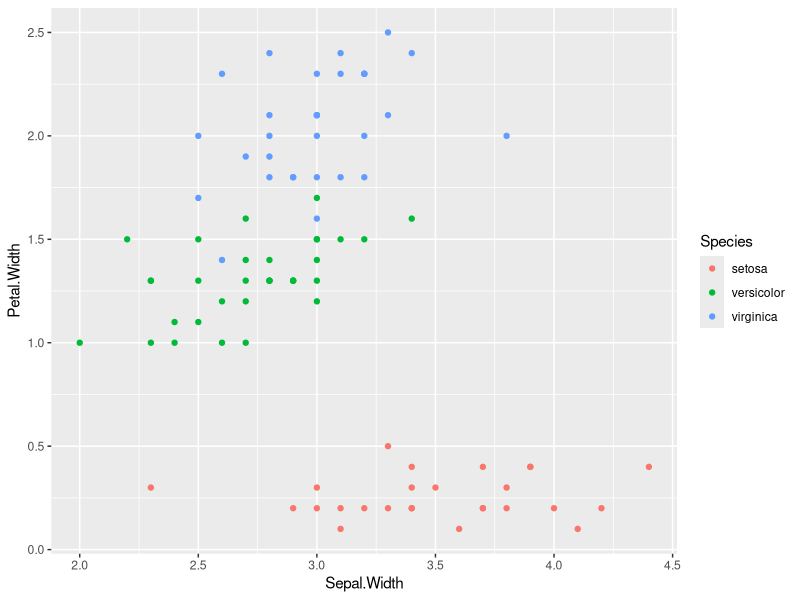
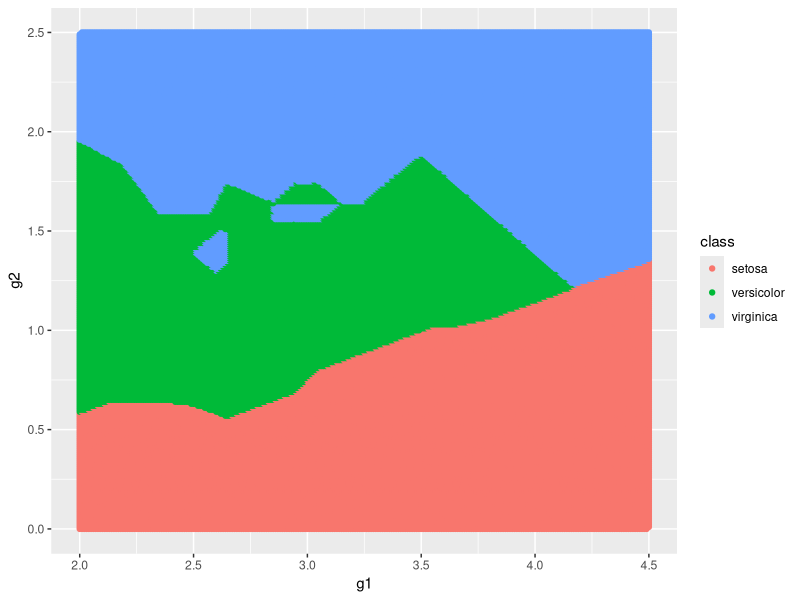
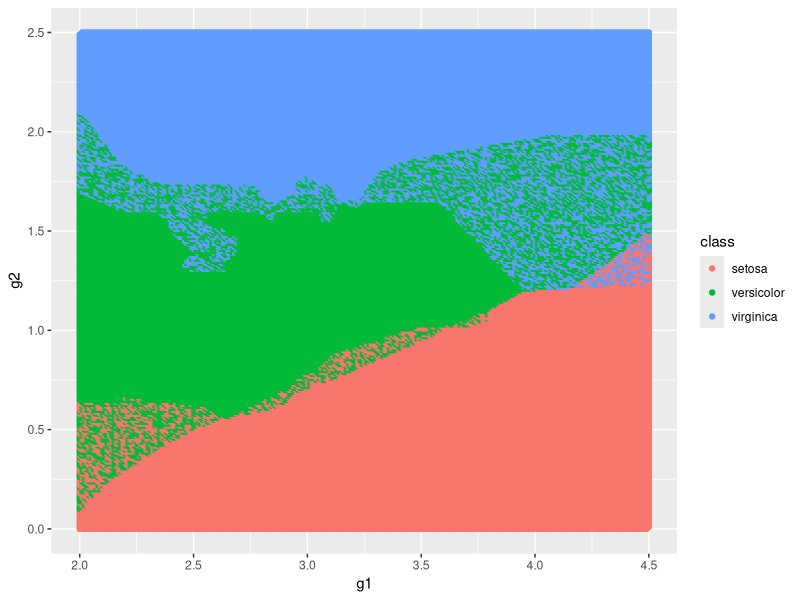
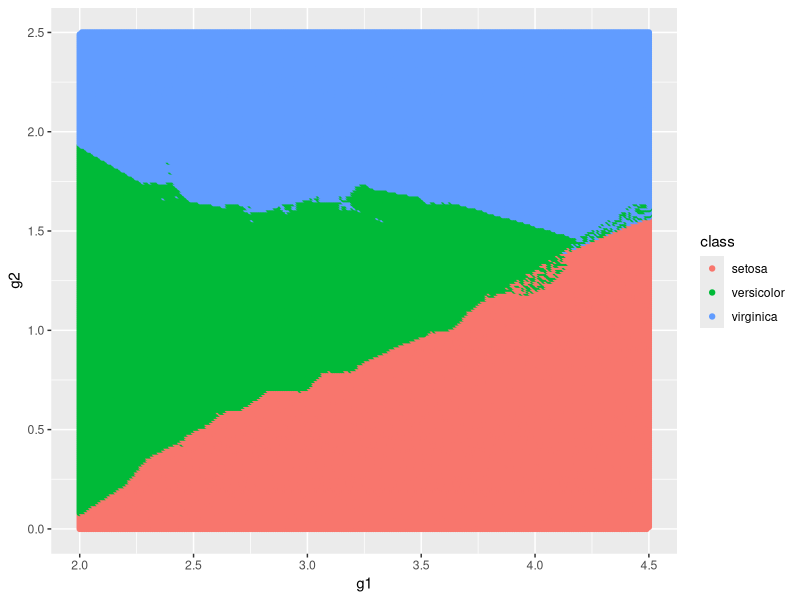

Write the R code that produced these figures, in order.
## ---- chunk 1
#install.packages("class")
library(class)
library(dplyr)
library(tidyverse)
library(ggplot2)

data("iris")
iris2<- select(iris, Sepal.Width, Petal.Width, Species)
head(iris2, 10)
## ---- chunk 2
rows = 150
intTrain = 0.60 * rows
train <- sample_n(iris2,intTrain, replace = FALSE)

intTest = 0.40 * rows
test <- sample_n(iris2, intTest, replace = FALSE)
head(test, 10)
head(train,10)
## ---- chunk 3
ggplot(data = train, mapping = aes(x = Sepal.Width, y = Petal.Width)) + geom_point(aes(color = Species))
## ---- chunk 4

nearestNeighbor <- iris2 %>% filter(Sepal.Width == 3, Petal.Width > 1, Petal.Width < 1.5)
(nearestNeighbor)

## ---- chunk 5
knn(train[,1:2], c(3,1), train$Species, k = 3)

## ---- chunk 6
g1 <- rep((200:450)*(1/100), 250)
g2 <- rep((0:250)*(1/100), each = 250)
grid <- data.frame(x1 = g1,
                   x2 = g2)

grid
## ---- chunk 7
grid2 <- grid
newKnn2 <- knn(train[ ,1:2], grid2, train$Species, k = 1)
grid2$class <- newKnn2
qplot( data = grid2, x = g1, y = g2, colour = class)

## ---- chunk 8
grid3 <- grid
newKnn3 <- knn(train[ ,1:2], grid3, train$Species, k = 2)
grid3$class <- newKnn3
qplot( data = grid3, x = g1, y = g2, colour = class)

## ---- chunk 9
grid4 <- grid
newKnn4 <- knn(train[ ,1:2], grid4, train$Species, k = 5)
grid4$class <- newKnn4
qplot( data = grid4, x = g1, y = g2, colour = class)

#forloop to see what does the best 

## ---- chunk 10
set.seed(12) 
knn.predict <- knn(train[,1:2], test[,1:2], train$Species, k = 5)
table(knn.predict, test$Species)

## ---- chunk 11
set.seed(12) 
knnNew <- glm(Species ~ Sepal.Width + Petal.Width, data = train, family = "binomial" )
knnNew.probs <- predict(knnNew, test, type = "response")
table(knnNew.probs, test$Species)
#with k neighbors, we can check each probability listed that the probabily of where to put each value. 
